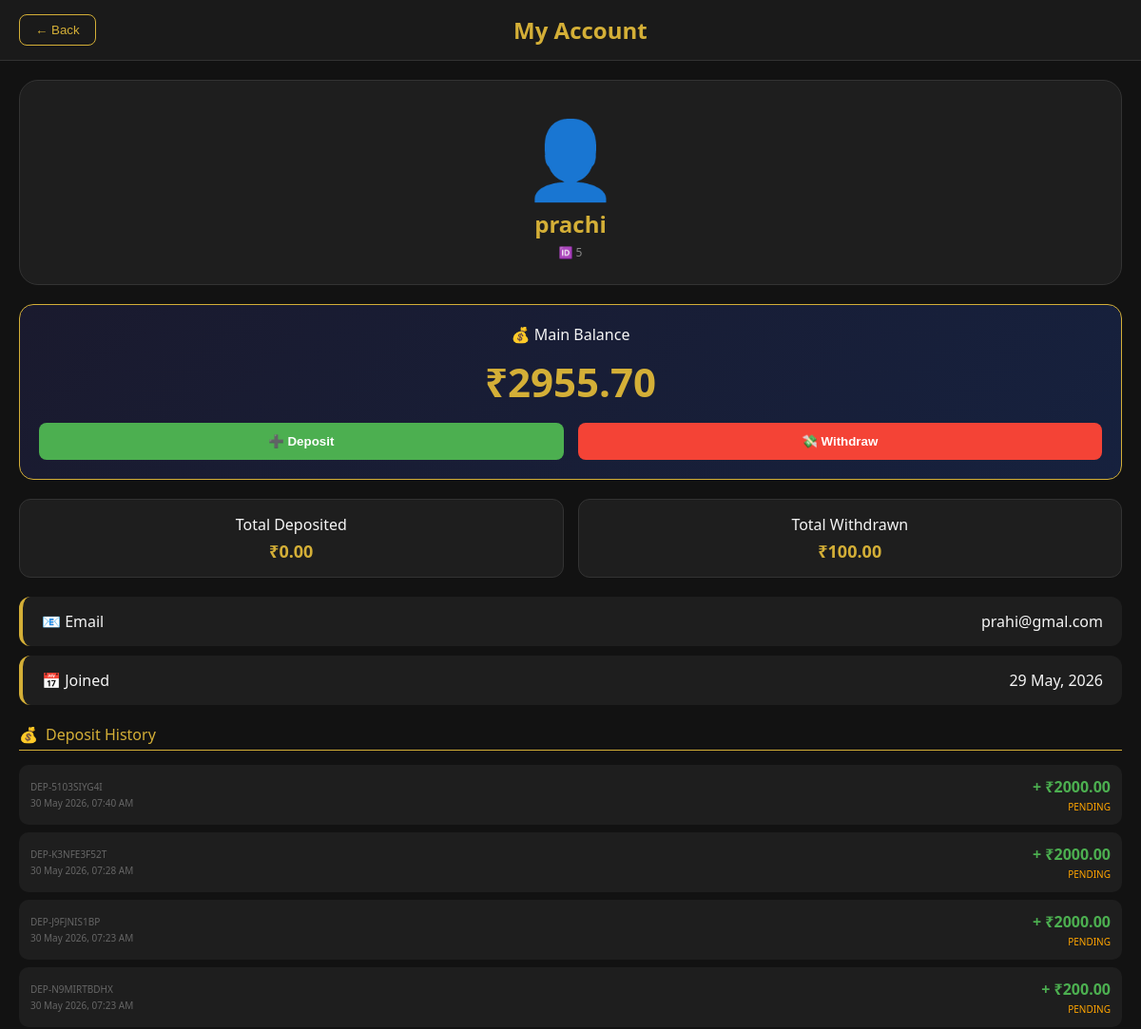
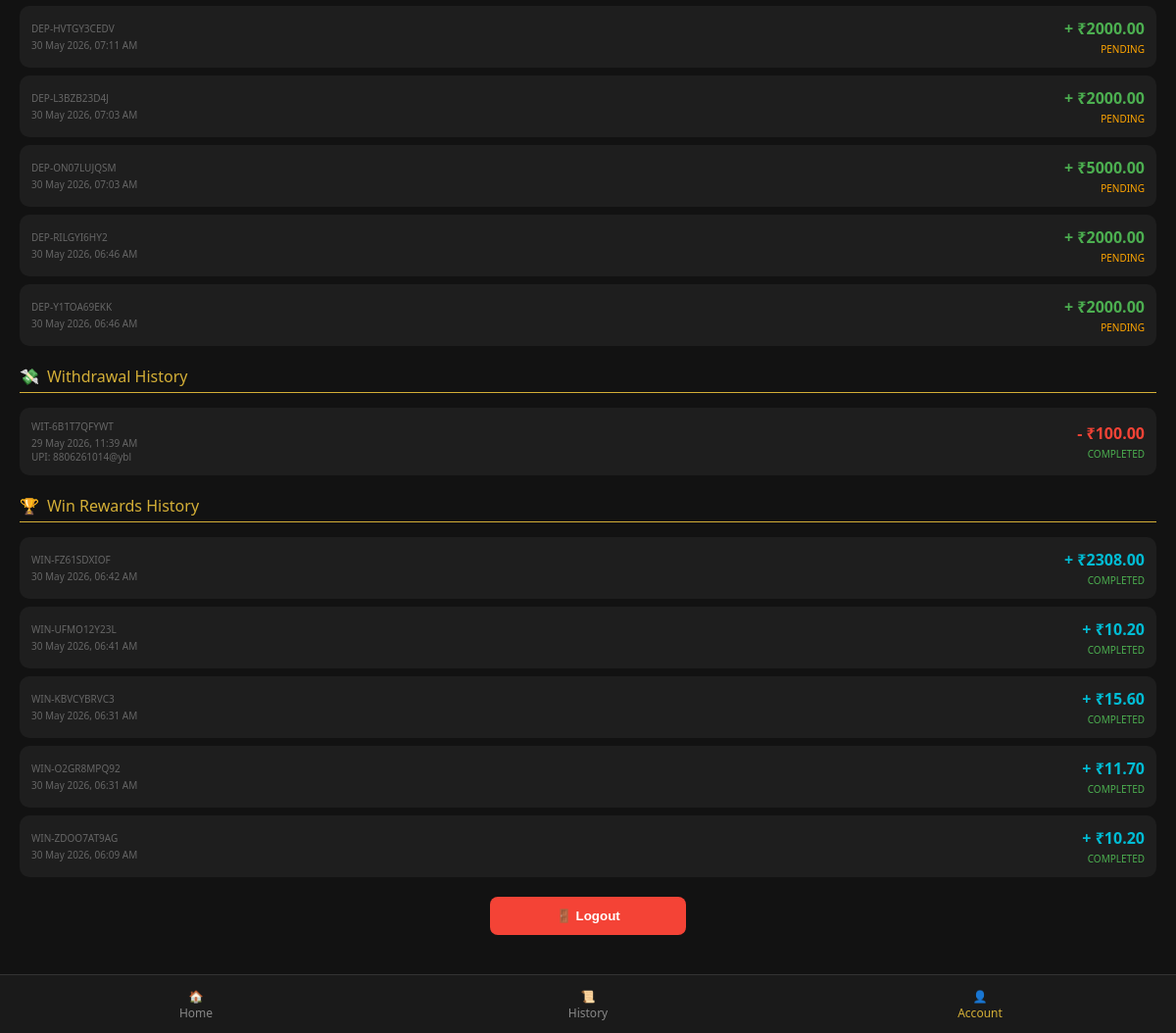
/account/ (signed in), run on the app's committed database (2 pictures, top to bottom).
### game_api/models.py (models this page shows, shortened)
class Transaction(models.Model):
    TRANSACTION_TYPES = [
        ('DEPOSIT', 'Deposit'),
        ('WITHDRAW', 'Withdraw'),
        ('GAME_FEE', 'Game Fee'),
        ('WIN_REWARD', 'Win Reward'),
    ]
    STATUS_CHOICES = [
        ('PENDING', 'Pending'),
        ('COMPLETED', 'Completed'),
        ('FAILED', 'Failed'),
    ]
    user = models.ForeignKey(User, on_delete=models.CASCADE, related_name='transactions')
    transaction_type = models.CharField(max_length=20, choices=TRANSACTION_TYPES)
    amount = models.DecimalField(max_digits=10, decimal_places=2)
    status = models.CharField(max_length=20, choices=STATUS_CHOICES, default='COMPLETED')
    transaction_id = models.CharField(max_length=100, unique=True, blank=True)
    description = models.TextField(blank=True, null=True)
    created_at = models.DateTimeField(auto_now_add=True)
    upi_id = models.CharField(max_length=100, blank=True, null=True)
    utr_number = models.CharField(max_length=100, blank=True, null=True)  # IMPORTANT: Add this
    bank_account = models.CharField(max_length=50, blank=True, null=True)
    ifsc_code = models.CharField(max_length=20, blank=True, null=True)
    account_holder = models.CharField(max_length=100, blank=True, null=True)
    approved_by = models.ForeignKey(User, on_delete=models.SET_NULL, null=True, blank=True, related_name='approved_transactions')
    approved_at = models.DateTimeField(null=True, blank=True)
    rejection_reason = models.TextField(blank=True, null=True)

### game_api/views.py (the view)
# urls.py: path('account/', views.account_page, name='account'),
@login_required
def account_page(request):
    user = request.user
    wallet, created = Wallet.objects.get_or_create(user=user)
    total_wins = GameReward.objects.filter(user=user, status='CLAIMED').count()
    transactions = Transaction.objects.filter(user=user).order_by('-created_at')[:50]
    total_deposit = sum(t.amount for t in transactions if t.transaction_type == 'DEPOSIT' and t.status == 'COMPLETED')
    total_withdraw = sum(t.amount for t in transactions if t.transaction_type == 'WITHDRAW' and t.status == 'COMPLETED')
    context = {
        "user_name": user.username,
        "user_id": user.id,
        "user_email": user.email,
        "joined_date": user.date_joined.strftime("%d %B, %Y"),
        "total_wins": total_wins,
        "wallet_balance": float(wallet.balance),
        "transactions": transactions,
        "total_deposit": float(total_deposit),
        "total_withdraw": float(total_withdraw),
    }
    return render(request, 'account.html', context)

### templates/account.html (shortened to what this page needs)
<!DOCTYPE html>
<html lang="en">
<head>
</head>
<body>
<div class="account-header">
    <button class="back-btn" onclick="goBack()">← Back</button>
    <h2>My Account</h2>
</div>
<div class="profile-card">
    <div class="avatar">👤</div>
    <div class="username">{{ user_name }}</div>
    <div class="user-id">🆔 {{ user_id }}</div>
</div>
<div class="wallet-card">
    <div class="wallet-label">💰 Main Balance</div>
    <div class="wallet-balance" id="walletBalance">₹{{ wallet_balance|floatformat:2 }}</div>
    <div class="wallet-buttons">
        <button class="btn-deposit" onclick="openDepositModal()">➕ Deposit</button>
        <button class="btn-withdraw" onclick="openWithdrawModal()">💸 Withdraw</button>
    </div>
</div>
<div class="stats-row">
    <div class="stat-mini-card"><div class="stat-mini-label">Total Deposited</div><div class="stat-mini-value" id="totalDeposit">₹{{ total_deposit|floatformat:2 }}</div></div>
    <div class="stat-mini-card"><div class="stat-mini-label">Total Withdrawn</div><div class="stat-mini-value" id="totalWithdraw">₹{{ total_withdraw|floatformat:2 }}</div></div>
</div>
<div class="info-grid">
    <div class="info-card"><span>📧 Email</span><span>{{ user_email }}</span></div>
    <div class="info-card"><span>📅 Joined</span><span>{{ joined_date }}</span></div>
</div>
<div class="history-section">
    <div class="history-title"><span>💰</span> Deposit History</div>
    <div id="depositHistory">
        {% for t in transactions %}
            {% if t.transaction_type == 'DEPOSIT' %}
            <div class="transaction-item">
                <div class="transaction-left">
                    <div class="transaction-id">{{ t.transaction_id }}</div>
                    <div class="transaction-date">{{ t.created_at|date:"d M Y, h:i A" }}</div>
                </div>
                <div class="transaction-right">
                    <div class="transaction-amount deposit-amount">+ ₹{{ t.amount }}</div>
                    <div class="transaction-status status-{{ t.status|lower }}">{{ t.status }}</div>
                </div>
            </div>
            {% endif %}
        {% empty %}
            <div class="empty-state">No deposit transactions yet</div>
        {% endfor %}
    </div>
</div>
<div class="history-section">
    <div class="history-title"><span>💸</span> Withdrawal History</div>
    <div id="withdrawHistory">
        {% for t in transactions %}
            {% if t.transaction_type == 'WITHDRAW' %}
            <div class="transaction-item">
                <div class="transaction-left">
                    <div class="transaction-id">{{ t.transaction_id }}</div>
                    <div class="transaction-date">{{ t.created_at|date:"d M Y, h:i A" }}</div>
                    {% if t.upi_id %}<div class="transaction-id">UPI: {{ t.upi_id }}</div>{% endif %}
                </div>
                <div class="transaction-right">
                    <div class="transaction-amount withdraw-amount">- ₹{{ t.amount }}</div>
                    <div class="transaction-status status-{{ t.status|lower }}">{{ t.status }}</div>
                </div>
            </div>
            {% endif %}
        {% empty %}
            <div class="empty-state">No withdrawal transactions yet</div>
        {% endfor %}
    </div>
</div>
<div class="history-section">
    <div class="history-title"><span>🏆</span> Win Rewards History</div>
    <div id="winHistory">
        {% for t in transactions %}
            {% if t.transaction_type == 'WIN_REWARD' %}
            <div class="transaction-item">
                <div class="transaction-left">
                    <div class="transaction-id">{{ t.transaction_id }}</div>
                    <div class="transaction-date">{{ t.created_at|date:"d M Y, h:i A" }}</div>
                </div>
                <div class="transaction-right">
                    <div class="transaction-amount reward-amount">+ ₹{{ t.amount }}</div>
                    <div class="transaction-status status-{{ t.status|lower }}">{{ t.status }}</div>
                </div>
            </div>
            {% endif %}
        {% empty %}
            <div class="empty-state">No win rewards yet</div>
        {% endfor %}
    </div>
</div>
<div style="text-align: center; margin: 20px;">
    <button class="btn-withdraw" style="width: 200px;" onclick="handleLogout()">🚪 Logout</button>
</div>
<nav class="nav">
    <div class="nav-item" onclick="window.location.href='/mine/'"><span>🏠</span>Home</div>
    <div class="nav-item" onclick="window.location.href='/history/'"><span>📜</span>History</div>
    <div class="nav-item active"><span>👤</span>Account</div>
</nav>
</body>
</html>

### templates/account.html (style rules this page uses)
:root { --gold: #d4af37; --bg: #121212; --card: #1e1e1e; --card-light: #2a2a2a; --green: #4caf50; --red: #f44336; --text: #f5f5f5; --text-muted: #888; --border: #333; --phonepe: #5f259f; --googlepay: #4285f4; --paytm: #00baf2; --bhim: #e64a19; }
* { margin: 0; padding: 0; box-sizing: border-box; }
body { background: var(--bg); color: var(--text); font-family: 'Segoe UI', sans-serif; padding-bottom: 80px; }
.account-header { background: #1a1a1a; padding: 15px 20px; display: flex; align-items: center; gap: 15px; border-bottom: 1px solid var(--border); position: sticky; top: 0; z-index: 100; }
.back-btn { background: transparent; border: 1px solid var(--gold); color: var(--gold); padding: 8px 16px; border-radius: 8px; cursor: pointer; }
.account-header h2 { flex: 1; text-align: center; color: var(--gold); }
.profile-card { background: var(--card); margin: 20px; padding: 25px; border-radius: 20px; text-align: center; border: 1px solid var(--border); }
.avatar { font-size: 80px; }
.username { font-size: 24px; font-weight: bold; color: var(--gold); }
.user-id { font-size: 12px; color: var(--text-muted); margin-top: 5px; }
.wallet-card { background: linear-gradient(135deg, #1a1a2e, #16213e); margin: 20px; padding: 20px; border-radius: 15px; border: 1px solid var(--gold); text-align: center; }
.wallet-balance { font-size: 42px; font-weight: bold; color: var(--gold); margin: 10px 0; }
.wallet-buttons { display: flex; gap: 15px; margin-top: 15px; }
.btn-deposit, .btn-withdraw { flex: 1; padding: 12px; border: none; border-radius: 8px; font-weight: bold; cursor: pointer; }
.btn-deposit { background: var(--green); color: white; }
.btn-withdraw { background: var(--red); color: white; }
.stats-row { display: flex; gap: 15px; margin: 20px; }
.stat-mini-card { flex: 1; background: var(--card); padding: 15px; border-radius: 12px; text-align: center; border: 1px solid var(--border); }
.stat-mini-value { font-size: 18px; font-weight: bold; color: var(--gold); margin-top: 5px; }
.info-grid { margin: 20px; }
.info-card { background: var(--card); padding: 15px 20px; border-radius: 12px; border-left: 4px solid var(--gold); display: flex; justify-content: space-between; margin-bottom: 10px; }
.history-section { margin: 20px; }
.history-title { font-size: 16px; color: var(--gold); margin-bottom: 15px; padding-bottom: 5px; border-bottom: 1px solid var(--gold); display: flex; align-items: center; gap: 8px; }
.transaction-item { background: var(--card); padding: 12px; border-radius: 10px; margin-bottom: 8px; display: flex; justify-content: space-between; align-items: center; }
.transaction-left { flex: 1; }
.transaction-id { font-size: 10px; color: #666; }
.transaction-date { font-size: 10px; color: #666; margin-top: 3px; }
.transaction-right { text-align: right; }
.transaction-amount { font-size: 16px; font-weight: bold; }
.transaction-status { font-size: 10px; margin-top: 3px; }
.status-completed { color: var(--green); }
.status-pending { color: orange; }
.deposit-amount { color: var(--green); }
.withdraw-amount { color: var(--red); }
.reward-amount { color: #00bcd4; }
.nav { position: fixed; bottom: 0; width: 100%; background: #1a1a1a; display: flex; height: 60px; border-top: 1px solid var(--border); z-index: 2000; }
.nav-item { flex: 1; display: flex; flex-direction: column; justify-content: center; align-items: center; font-size: 12px; color: #888; cursor: pointer; }
.nav-item.active { color: var(--gold); }

### data on the page
Transaction: transaction_id "DEP-5103SIYG4I", created_at "30 May 2026, 07:40 AM", amount "2000.00", status "PENDING"
Transaction: transaction_id "DEP-K3NFE3F52T", created_at "30 May 2026, 07:28 AM", amount "2000.00", status "PENDING"
Transaction: transaction_id "DEP-J9FJNIS1BP", created_at "30 May 2026, 07:23 AM", amount "2000.00", status "PENDING"
Transaction: transaction_id "DEP-N9MIRTBDHX", created_at "30 May 2026, 07:23 AM", amount "200.00", status "PENDING"
Transaction: transaction_id "DEP-HVTGY3CEDV", created_at "30 May 2026, 07:11 AM", amount "2000.00", status "PENDING"
Transaction: transaction_id "DEP-L3BZB23D4J", created_at "30 May 2026, 07:03 AM", amount "2000.00", status "PENDING"
Transaction: transaction_id "DEP-ON07LUJQSM", created_at "30 May 2026, 07:03 AM", amount "5000.00", status "PENDING"
Transaction: transaction_id "DEP-RILGYI6HY2", created_at "30 May 2026, 06:46 AM", amount "2000.00", status "PENDING"
Transaction: transaction_id "DEP-Y1TOA69EKK", created_at "30 May 2026, 06:46 AM", amount "2000.00", status "PENDING"
Transaction: transaction_id "WIT-6B1T7QFYWT", created_at "29 May 2026, 11:39 AM", upi_id "8806261014@ybl", amount "100.00", status "COMPLETED"
Transaction: transaction_id "WIN-FZ61SDXIOF", created_at "30 May 2026, 06:42 AM", amount "2308.00", status "COMPLETED"
Transaction: transaction_id "WIN-UFMO12Y23L", created_at "30 May 2026, 06:41 AM", amount "10.20", status "COMPLETED"
Transaction: transaction_id "WIN-KBVCYBRVC3", created_at "30 May 2026, 06:31 AM", amount "15.60", status "COMPLETED"
Transaction: transaction_id "WIN-O2GR8MPQ92", created_at "30 May 2026, 06:31 AM", amount "11.70", status "COMPLETED"
Transaction: transaction_id "WIN-ZDOO7AT9AG", created_at "30 May 2026, 06:09 AM", amount "10.20", status "COMPLETED"

### other printed values
{{ user_name }} "prachi"
{{ user_id }} "5"
{{ wallet_balance|floatformat:2 }} "2955.70"
{{ total_deposit|floatformat:2 }} "0.00"
{{ total_withdraw|floatformat:2 }} "100.00"
{{ user_email }} "prahi@gmal.com"
{{ joined_date }} "29 May, 2026"
